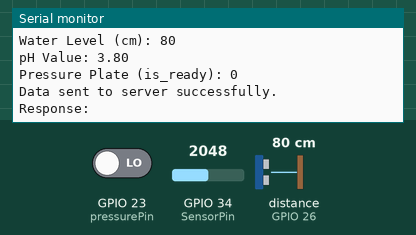
Bench run of a sketch on a simulated ESP32. Shown: the last lines printed to the serial monitor. Wiring (inferred from the names in the program): ultrasonic range finder: trigger GPIO 27; echo GPIO 26. The test bench sets the inputs (shaded band); at power-on: distance to the obstacle (sensor on GPIO 26) 80 cm, GPIO 34 (SensorPin) = 2048, GPIO 23 (pressurePin) LOW. The echo pulse lasts 58.3 µs per cm; WiFi joins after 1.5 s; servers stay silent unless stated; uploads are accepted with an empty reply.

Above: at 3.2 s.
3.3 s: distance to the obstacle (sensor on GPIO 26) set to 2 cm
4.8 s: GPIO 34 (SensorPin) set to 2866
6.3 s: GPIO 23 (pressurePin) driven HIGH
At 7.57 s:
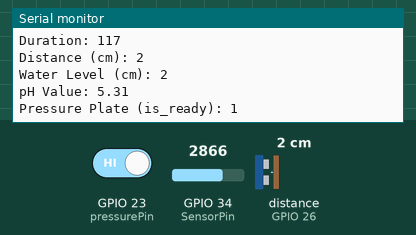
7.8 s: distance to the obstacle (sensor on GPIO 26) set to 4 cm
At 8.3 s:
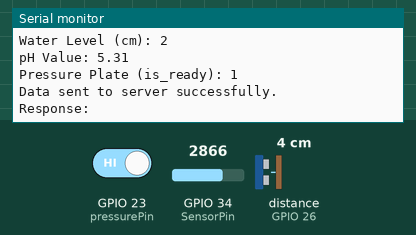

Measured:
- after the input at 6.3 s, the serial monitor: prints a new line after 1.1 s (image 1)

The sketch:

sketch_dec9a.ino
```cpp
#include <WiFi.h>
#include <HTTPClient.h>

#define SensorPin 34   // GPIO pin for pH sensor
#define trigPin 27     // GPIO pin for ultrasonic sensor Trigger
#define echoPin 26     // GPIO pin for ultrasonic sensor Echo
#define pressurePin 23 // GPIO pin for pressure plate sensor

// Wi-Fi credentials
const char* ssid = "ZTE_2.4G_NE5x69";       // Replace with your WiFi SSID
const char* password = "66KccUsE"; // Replace with your WiFi password

// Server details
const char* serverURL = "http://192.168.1.14/my_iot/insert_sensor_data.php"; // Replace with your PHP server URL

void setup() {
  Serial.begin(9600);
  WiFi.begin(ssid, password);

  // Connect to Wi-Fi
  Serial.print("Connecting to Wi-Fi");
  while (WiFi.status() != WL_CONNECTED) {
    delay(1000);
    Serial.print(".");
  }
  Serial.println("\nConnected to Wi-Fi!");

  pinMode(trigPin, OUTPUT);  // Set the trigger pin as an output
  pinMode(echoPin, INPUT);   // Set the echo pin as an input
  pinMode(pressurePin, INPUT); // Set the pressure plate pin as input
}

void loop() {
  // Ultrasonic sensor logic
  digitalWrite(trigPin, LOW);
  delayMicroseconds(2);
  digitalWrite(trigPin, HIGH);
  delayMicroseconds(10);
  digitalWrite(trigPin, LOW);

  long duration = pulseIn(echoPin, HIGH);

  long distanceCm = 0; // Declare distanceCm before usage

  if (duration == 0) {
    Serial.println("No echo detected");
  } else {
    distanceCm = (duration / 29) / 2; // Convert duration to cm
    Serial.print("Duration: ");
    Serial.println(duration);
    Serial.print("Distance (cm): ");
    Serial.println(distanceCm);
  }

  // pH sensor logic
  int buf[10];
  for (int i = 0; i < 10; i++) {
    buf[i] = analogRead(SensorPin);
    delay(10);
  }

  int avgValue = 0;
  for (int i = 2; i < 8; i++) {
    avgValue += buf[i];
  }

  float millivolts = (float)avgValue * 3.3 / 4095.0 / 6;
  float phValue = 2.3 * millivolts; // Calibration factor may need adjustment

  // Pressure plate sensor logic
  int pressureValue = digitalRead(pressurePin); // Read the pressure plate sensor

  // If pressure plate is pressed, set is_ready to 1 (water is ready)
  int is_ready = (pressureValue == HIGH) ? 1 : 0;

  // Print values to Serial Monitor
  Serial.print("Water Level (cm): ");
  Serial.println(distanceCm);
  Serial.print("pH Value: ");
  Serial.println(phValue, 2);
  Serial.print("Pressure Plate (is_ready): ");
  Serial.println(is_ready);

  // Prepare data for sending
  String postData = "water_level=" + String(distanceCm) +
                    "&ph_value=" + String(phValue, 2) +
                    "&is_ready=" + String(is_ready);

  // Send data to server
  if (WiFi.status() == WL_CONNECTED) {
    HTTPClient http;
    http.begin(serverURL);
    http.addHeader("Content-Type", "application/x-www-form-urlencoded");

    int httpCode = http.POST(postData);
    if (httpCode > 0) {
      Serial.println("Data sent to server successfully.");
      Serial.println("Response: " + http.getString());
    } else {
      Serial.println("Error sending data to server.");
    }

    http.end();
  } else {
    Serial.println("Wi-Fi disconnected. Reconnecting...");
    WiFi.reconnect();
  }

  delay(5000); // Wait 5 seconds before sending data again
}
```
